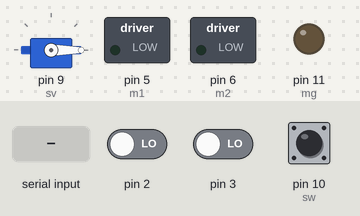
A program run on a simulated Arduino Uno, built with avr-gcc and run on an emulated ATmega328P. Shown: servo, switched loads named in the program (green lamp = pin HIGH), output pins drawn as LEDs (lit = HIGH). The test bench sets the inputs (shaded band); at power-on: pin 10 (sw) HIGH, pin 2 LOW, pin 3 LOW. The board resets itself during the run and starts again.

Above: at 2.2 s.
2.3 s: pin 10 (sw) pulled LOW for 0.15 s
At 3.7 s:
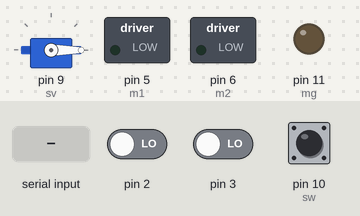
4.0 s: "c90\n" received over Serial
At 6.1 s:
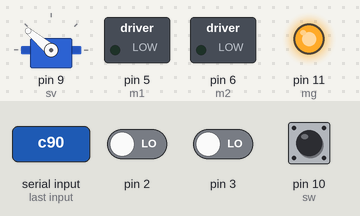
6.4 s: "90,45,200\n" received over Serial
At 6.8 s:
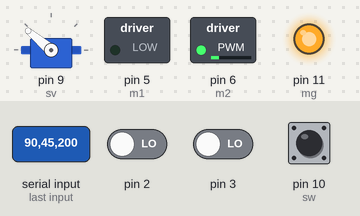
7.9 s: pin 10 (sw) pulled LOW for 1 s
At 8.3 s:
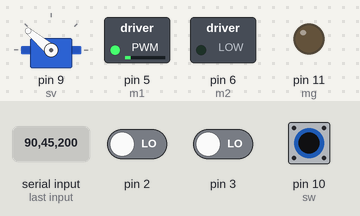
10.4 s: "b90\n" received over Serial
At 11.5 s:
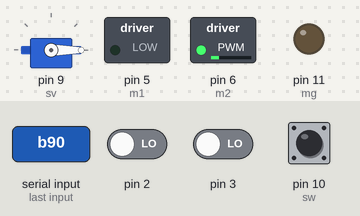
11.9 s: "r90\n" received over Serial
At 13.3 s:
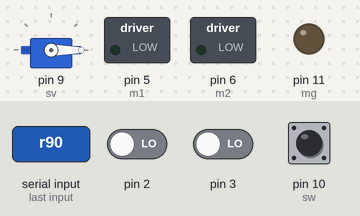
Timing chart, 0 to 14.4 s (numbered marks = the images above; inputs shaded):
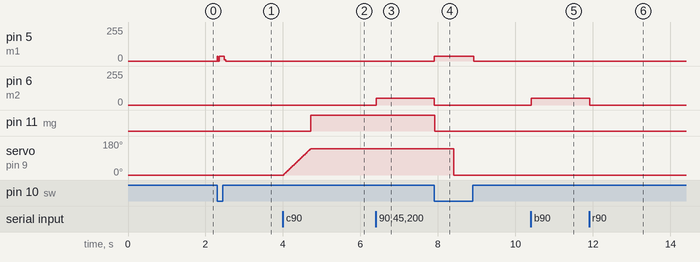

The program:

main.cpp
```cpp
#include <Arduino.h>
#include <avr/wdt.h>//ウォッチドックタイマ
#include <Servo.h>//サーボ

#define m1 5//モーターPWM①
#define m2 6//モーターPWM②
#define sw 10//リセットスイッチ
#define mg 11//電磁石
int sv = 9;//サーボ
#define PWM1 80
#define PWM2 50
#define degree_target 140//サーボの回転角
Servo fuckservo;

bool flag,flag2,flag3,flag4=false;//各フラグ
char buff[10];//モーターPWM取得用文字配列
int  i=0,target=0;// target:目標回転数
int sword=0;//pySerial用変数
int PWM=0;//DCモーターPWM
int degree=0;//サーボの角度変更用
volatile long int value = 0;
volatile int rotation = 0;//エンコーダー回転数÷4　設定分解能
volatile uint8_t prev = 0;

void get_motor();//つかむぜ関数
void Encoder();//エンコーダー読み取り
void software_reset();//コードリセット

void setup() {
  TCCR0B &= B11111000;
  TCCR0B |= B00000011;
  /* TCCR1B &= B11111000;
  TCCR1B |= B00000001;
  TCCR2B &= B11111000;
  TCCR2B |= B00000001; *///モーター周波数（1kHz）チートコード☆

  pinMode(2, INPUT); //割り込み用
  pinMode(3, INPUT); //割り込み用
  attachInterrupt(digitalPinToInterrupt(2), Encoder, CHANGE);//割り込み
  attachInterrupt(digitalPinToInterrupt(3), Encoder, CHANGE);//割り込み
  pinMode(m1,OUTPUT);
  pinMode(m2,OUTPUT);
  pinMode(sw,INPUT);
  pinMode(mg,OUTPUT);

  fuckservo.attach(sv);
  fuckservo.write(0);//サーボ原点合わせ
  delay(1000);
  fuckservo.detach();

  Serial.begin(115200,SERIAL_8E2);
//put your setup code here, to run once:
}

void loop() {
/* Serial.println(rotation);
Serial.println(target); */
int SW1;
SW1=digitalRead(sw);
if(SW1==0){
  flag=false;
  flag2=false;
  analogWrite(m1,35);
  digitalWrite(m2,LOW);
  delay(10);
}
if(Serial.available()>0){
  sword=Serial.read();
  buff[i]=sword;
  if (buff[i] == 'a'){
    buff[i] ='\0';
    target = atoi(strtok(buff,","));
     i=0;
  }else{
      i+=1;
    }//文字列受信時の文字分解
  switch (sword){
    case 'a':
      flag=true;//get_motorを呼出　flag
      break;
    case 'b':
      flag2=true;
      break;
    case 'c':
      flag3=true;
      break;
    case 'd':
      flag4=true;
      break;
    case 'r':
      software_reset();
      break;
    }
  }
if(flag){
 get_motor();
}else if(flag2){
 analogWrite(m2,PWM2);
 digitalWrite(m1,LOW);
 if(SW1==0){
   flag2=false;
   //Serial.write("B");
 }
}else if(flag3){
  fuckservo.attach(sv);
  while(degree<degree_target){
    delay(5);
    degree++;
    fuckservo.write(degree);
    }
  fuckservo.write(degree_target);
  fuckservo.detach();
  digitalWrite(mg,HIGH);
  if(flag4){
   flag3=false;
  }
}else if(flag4){
   digitalWrite(mg,LOW);
   delay(500);
   fuckservo.attach(sv);
   fuckservo.write(0);
   fuckservo.detach();
   //Serial.write("D");
   delay(500);
   software_reset();
}else{
   digitalWrite(m1,LOW);
   digitalWrite(m2,LOW);
 }
}
void get_motor(){
if (rotation < target){
  analogWrite(m1,PWM1);
  digitalWrite(m2,LOW);
}else if(rotation >= target){
  analogWrite(m1,0);
  digitalWrite(m2,LOW);
  flag=false;
  //Serial.write("A");
 }
}
void Encoder(){
  uint8_t a = digitalRead(3);
  uint8_t b = digitalRead(2);
  uint8_t ab = (a << 1) | b;
  uint8_t encoded  = (prev << 2) | ab;
  if(encoded == 0b1101 || encoded == 0b0100 || encoded == 0b0010 || encoded == 0b1011){//パルス波形読み込み（正転）
    value ++;
    rotation = value / 4;
  }else if(encoded == 0b1110 || encoded == 0b0111 || encoded == 0b0001 || encoded == 0b1000) {//パルス波形読み込み（逆転）
    value --;
    rotation = value / 4;
  }
  prev = ab;
}
void software_reset() {
  wdt_disable();
  wdt_enable(WDTO_15MS);
  while (1) {}
}
```

Measured:
- after the input at 2.3 s, pin 5 (m1): 0/255 → 35/255 at once, → 0/255 0.18 s later
- after the input at 4.0 s, pin 11 (mg): LOW → HIGH after 0.71 s; servo on pin 9 (sv): moves from 0° to 140° over 0.70 s, starting at once
- after the input at 6.4 s, pin 6 (m2): 0/255 → 50/255 at once
- after the input at 7.9 s, pin 5 (m1): 0/255 → 35/255 at once, → 0/255 1.0 s later; pin 6 (m2): 50/255 → 0/255 at once; pin 11 (mg): HIGH → LOW at once; servo on pin 9 (sv): 140° → 0° after 0.51 s
- after the input at 10.4 s, pin 6 (m2): 0/255 → 50/255 at once
- after the input at 11.9 s, pin 6 (m2): 50/255 → 0/255 at once
